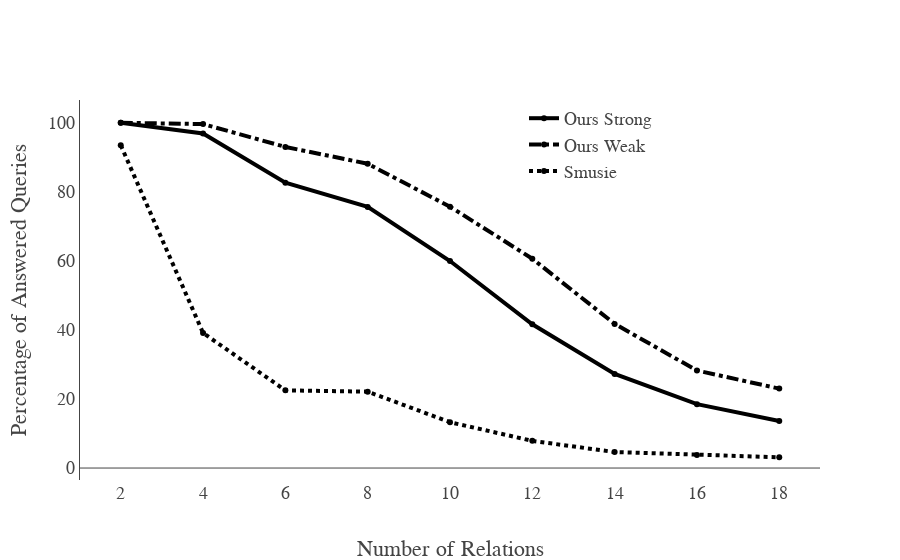

The cell this chart's notebook holds for it:
### Code cell
layout = Layout(
  #  title='Comparisation Performance With Rule Order Optimization',
    font=dict(family='Latin Modern Math', size=6*3),
    xaxis=dict(
        title='Number of Relations',
        autorange=True,
        showgrid=False,
        zeroline=False,
        showline=False,
        autotick=True,
        ticks='',
        showticklabels=True
    ),
    yaxis=dict(
        title='Percentage of Answered Queries',
        autorange=True,
        showgrid=False,
        zeroline=True,
        showline=True,
        autotick=True,
        ticks='',
        showticklabels=True
    ),
    legend=dict(x=0.6, y=1)
)
fig = Figure(data=data, layout=layout)
iplot(fig)

### Figure 1 — Plotly figure (JSON) as saved in the notebook; plotly's stock layout.template omitted (floating-point values rounded to 4 significant figures)
{"data": [{"line": {"color": "rgb(0, 0, 0)", "width": 4}, "name": "Ours Strong", "type": "scatter", "x": [2, 4, 6, 8, 10, 12, 14, 16, 18], "y": [100, 96.88, 82.62, 75.62, 59.95, 41.62, 27.25, 18.5, 13.63]}, {"line": {"color": "rgb(0, 0, 0)", "dash": "dashdot", "width": 4}, "name": "Ours Weak", "type": "scatter", "x": [2, 4, 6, 8, 10, 12, 14, 16, 18], "y": [100, 99.62, 93, 88.12, 75.68, 60.62, 41.75, 28.25, 23]}, {"line": {"color": "rgb(0, 0, 0)", "dash": "dot", "width": 4}, "name": "Smusie", "type": "scatter", "x": [2, 4, 6, 8, 10, 12, 14, 16, 18], "y": [93.5, 39.12, 22.5, 22.12, 13.27, 7.875, 4.625, 3.75, 3.125]}], "layout": {"font": {"family": "Latin Modern Math", "size": 18}, "legend": {"x": 0.6, "y": 1}, "xaxis": {"autorange": true, "autotick": true, "showgrid": false, "showline": false, "showticklabels": true, "ticks": "", "title": "Number of Relations", "zeroline": false}, "yaxis": {"autorange": true, "autotick": true, "showgrid": false, "showline": true, "showticklabels": true, "ticks": "", "title": "Percentage of Answered Queries", "zeroline": true}}}
